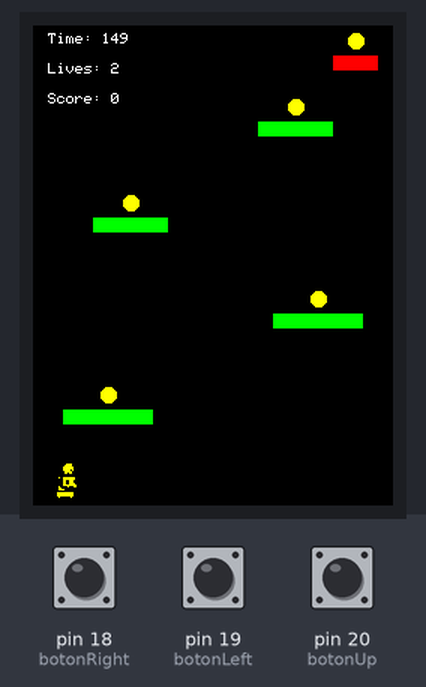
Recording of a program running on a simulated Arduino Mega 2560, built with avr-gcc and run on an emulated ATmega2560. Shown: 240×320 colour display. The test bench sets the inputs (shaded band); at power-on: pin 20 (botonUp) LOW, pin 18 (botonRight) LOW, pin 19 (botonLeft) LOW. Random numbers use the default seed unless the program sets one; what the program prints to the serial monitor is not drawn.

Above: at 1.4 s.
1.5 s: pin 20 (botonUp) pulled HIGH for 0.15 s
At 1.58 s:
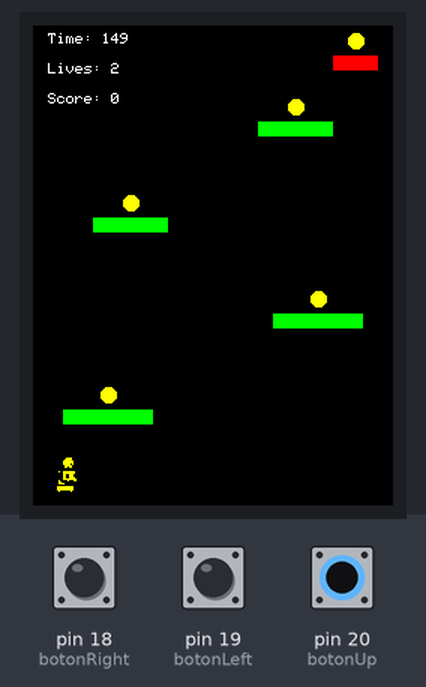
3.1 s: pin 18 (botonRight) pulled HIGH for 0.15 s
At 4.1 s:
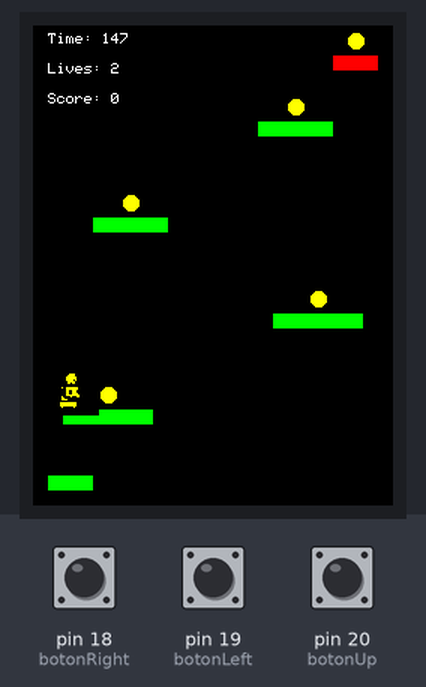
4.7 s: pin 19 (botonLeft) pulled HIGH for 0.15 s
At 6.1 s:
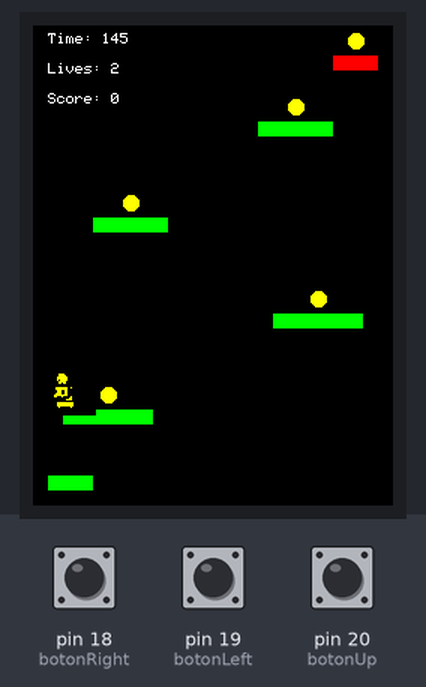
6.3 s: pin 18 (botonRight) pulled HIGH for 1 s
At 8.3 s:
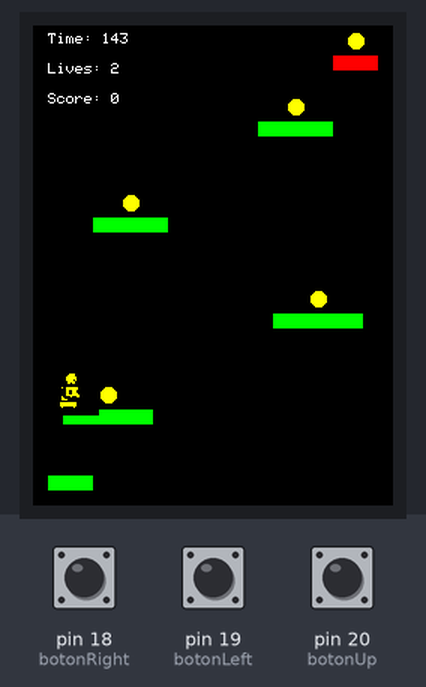
8.8 s: pin 19 (botonLeft) pulled HIGH for 1 s
At 9.1 s:
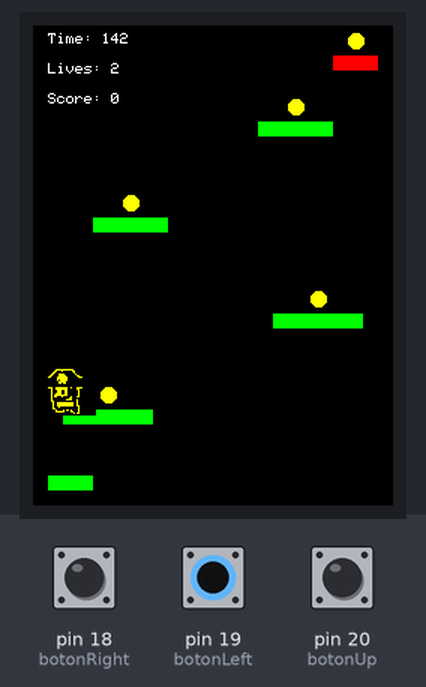
11.3 s: pin 20 (botonUp) pulled HIGH for 1 s
At 11.37 s:
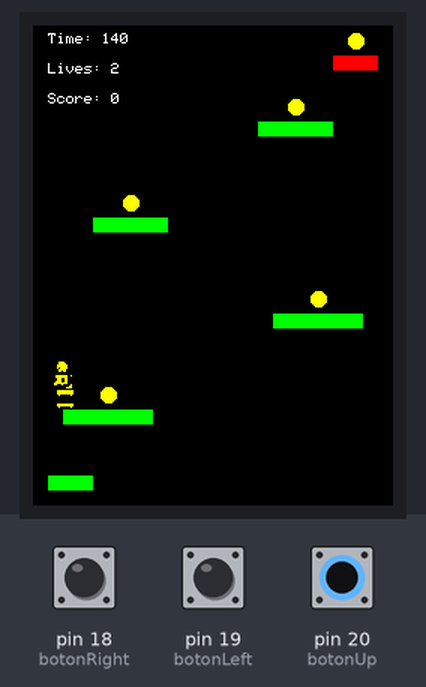
Timing chart, 0 to 14.3 s (numbered marks = the images above; inputs shaded):
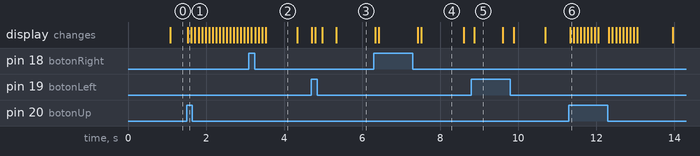

The program:

main.cpp
```cpp
#include "SPI.h"
#include "Adafruit_GFX.h"
#include "Adafruit_ILI9341.h"
#include "Sprite.h"
// Definiciones de pines
#define TFT_DC 7
#define TFT_CS 6
#define TFT_MOSI 11
#define TFT_CLK 13
#define TFT_RST 10
#define TFT_MISO 12
#define botonRight 18
#define botonLeft 19
#define botonUp 20
const int XMAX = 240; // Alto del display
const int YMAX = 320; // Ancho del display
// Variables globales de juego
int x = 0;
int y = 0;
int yInicial = 0;
// Variables de punto de partida y llegada
int puntoPartidaX, puntoPartidaY;
int puntoLlegadaX, puntoLlegadaY;
const uint8_t UP = 0;
const uint8_t RIGHT = 1;
const uint8_t LEFT = 2;
// Instancia de pantalla
Adafruit_ILI9341 screen = Adafruit_ILI9341(TFT_CS, TFT_DC, TFT_MOSI, TFT_CLK, TFT_RST, TFT_MISO);
GFXcanvas1 canvas(32, 32);
// Estructuras de juego
struct Coin {
    int x;
    int y;
    bool collected;
};

struct Platform {
    int x;
    int y;
    int width;
    bool isObstacle;
};
// Variables de estado del juego
int vidas = 2;
int tiempo = 150;
int puntos = 0;
unsigned long ultimoTiempo = 0;
unsigned long ultimaMoneda = 0;
int monedasRecolectadas = 0;
const int MAX_COINS = 5;
const int MAX_PLATFORMS = 4;
Coin coins[MAX_COINS];
Platform platforms[MAX_PLATFORMS];
// Variables de estado del jugador
bool saltando = false;
enum PlayerState { IDLE, RUNNING, JUMPING };
PlayerState estadoJugador = IDLE;
bool mirandoDerecha = true;
// Declaraciones de funciones (mantener igual)
void setPlayerPosition(int x, int y);
void animatePlayer();
void moverPlayer(uint8_t direccion);
void moverPlayerDerecha(void);
void moverPlayerIzquierda(void);
void moverPlayerArriba(void);
void drawUI();
void generateCoins();
void generatePlatforms();
void drawCoins();
void drawPlatforms();
void checkCollisions();
void gameOver(bool won);
void drawLevelCheckpoints();
void generateStrategicPlatforms();
void generateStrategicCoins();
// Implementación de funciones
// Posicionar jugador
void setPlayerPosition(int x1, int y1) {
    x = x1;
    y = y1;
}
// Animar jugador
void animatePlayer() {
    int count = 0;
    //while (true) {
        // Lógica para el salto
        if (saltando) {
            y -= 4;
            if (y <= yInicial - 80) {
                saltando = false;
                estadoJugador = IDLE; // Cambia a quieto al finalizar salto
            }
        } else if (y < yInicial) {
            y += 4;
        } else {
            y = yInicial;
        }

        // Selección de animación según el estado y la dirección
        const uint8_t* sprite;
        if (mirandoDerecha) {
            switch (estadoJugador) {
                case IDLE:
                    sprite = Player_1_Der[count];
                    break;
                case RUNNING:
                    sprite = Player_Run_Der[count];
                    break;
                case JUMPING:
                    sprite = Player_Jump_Der;
                    break;
            }
        } else {
            switch (estadoJugador) {
                case IDLE:
                    sprite = Player_1_Izq[count];
                    break;
                case RUNNING:
                    sprite = Player_Run_Izq[count];
                    break;
                case JUMPING:
                    sprite = Player_Jump_Izq;
                    break;
            }
        }

    // Renderizar sprite
    canvas.fillScreen(0);
    canvas.drawBitmap(0, 0, sprite, 23, 32, ILI9341_WHITE);
    screen.fillRect(x, y, 23, 32, ILI9341_BLACK);
    screen.drawBitmap(x, y, canvas.getBuffer(), canvas.width(), canvas.height(), ILI9341_YELLOW, ILI9341_BLACK);

    count = (count + 1) % 2;
    delay(50);

    // Reset a estado idle
    if (!saltando && digitalRead(botonRight) == LOW && digitalRead(botonLeft) == LOW) {
        estadoJugador = IDLE;
    //}
}
}
// Mover jugador a la derecha
void moverPlayerDerecha() {
    delay(50);
    if (digitalRead(botonRight) == HIGH) {
        Serial.println("Boton RIGHT");
        moverPlayer(RIGHT);
        mirandoDerecha = true;       // Actualiza la dirección
        estadoJugador = RUNNING;     // Cambia a correr
    }
}
// Mover jugador a la izquierda
void moverPlayerIzquierda() {
    delay(50);
    if (digitalRead(botonLeft) == HIGH) {
        Serial.println("Boton LEFT");
        moverPlayer(LEFT);
        mirandoDerecha = false;      // Actualiza la dirección
        estadoJugador = RUNNING;     // Cambia a correr
    }
}
// Mover jugador hacia arriba (salto)
void moverPlayerArriba() {
    if (!saltando) {
        saltando = true;
        estadoJugador = JUMPING; // Cambia a saltar
        Serial.println("Salto");
    }
}
// Mueve el jugador
void moverPlayer(uint8_t direccion) {
    uint8_t delta = 2;
    switch (direccion) {
        case RIGHT:
            x = x + delta;
            break;
        case LEFT:
            x = x - delta;
            break;
    }
}
// Dibujar interfaz de usuario
void drawUI() {
    screen.setTextColor(ILI9341_WHITE, ILI9341_BLACK);
    screen.setTextSize(1);

    // Tiempo
    screen.fillRect(10, 5, 100, 15, ILI9341_BLACK);
    screen.setCursor(10, 5);
    screen.print("Time: ");
    screen.print(tiempo);

    // Vidas
    screen.fillRect(10, 25, 100, 15, ILI9341_BLACK);
    screen.setCursor(10, 25);
    screen.print("Lives: ");
    screen.print(vidas);

    // Puntos
    screen.fillRect(10, 45, 100, 15, ILI9341_BLACK);
    screen.setCursor(10, 45);
    screen.print("Score: ");
    screen.print(puntos);
}

void drawLevelCheckpoints() {
    // Punto de partida en verde
    screen.fillRect(puntoPartidaX, puntoPartidaY, 30, 10, ILI9341_GREEN);

    // Punto de llegada en rojo
    screen.fillRect(puntoLlegadaX, puntoLlegadaY, 30, 10, ILI9341_RED);
}

void generateCoins() {
    for (int i = 0; i < MAX_COINS; i++) {
        coins[i].x = random(20, XMAX - 20);
        coins[i].y = random(100, YMAX - 100);
        coins[i].collected = false;
    }
}

void generatePlatforms() {
    for (int i = 0; i < MAX_PLATFORMS; i++) {
        platforms[i].x = random(20, XMAX - 50);
        platforms[i].y = random(100, YMAX - 100);
        platforms[i].width = random(30, 80);
        platforms[i].isObstacle = false;
    }
}

void generateStrategicPlatforms() {
    platforms[0].x = 20;
    platforms[0].y = YMAX * 0.8;
    platforms[0].width = 60;

    platforms[1].x = XMAX - 80;
    platforms[1].y = YMAX * 0.6;
    platforms[1].width = 60;

    platforms[2].x = 40;
    platforms[2].y = YMAX * 0.4;
    platforms[2].width = 50;

    platforms[3].x = XMAX - 90;
    platforms[3].y = YMAX * 0.2;
    platforms[3].width = 50;
}

void generateStrategicCoins() {
    coins[0].x = platforms[0].x + platforms[0].width / 2;
    coins[0].y = platforms[0].y - 10;

    coins[1].x = platforms[1].x + platforms[1].width / 2;
    coins[1].y = platforms[1].y - 10;

    coins[2].x = platforms[2].x + platforms[2].width / 2;
    coins[2].y = platforms[2].y - 10;

    coins[3].x = platforms[3].x + platforms[3].width / 2;
    coins[3].y = platforms[3].y - 10;

    coins[4].x = puntoLlegadaX + 15;
    coins[4].y = puntoLlegadaY - 10;

    for (int i = 0; i < MAX_COINS; i++) {
        coins[i].collected = false;
    }
}

void drawCoins() {
    for (int i = 0; i < MAX_COINS; i++) {
        if (!coins[i].collected) {
            screen.fillCircle(coins[i].x, coins[i].y, 5, ILI9341_YELLOW);
        }
    }
}

void drawPlatforms() {
    for (int i = 0; i < MAX_PLATFORMS; i++) {
        screen.fillRect(platforms[i].x, platforms[i].y, platforms[i].width, 10, ILI9341_GREEN);
    }
}

void checkCollisions() {
    // Colisión con monedas
    for (int i = 0; i < MAX_COINS; i++) {
        if (!coins[i].collected &&
            x < coins[i].x + 10 && x + 23 > coins[i].x &&
            y < coins[i].y + 10 && y + 32 > coins[i].y) {
            coins[i].collected = true;
            puntos += 10;
            monedasRecolectadas++;

            // Agregar vida cada 10 monedas
            if (monedasRecolectadas % 10 == 0 && vidas < 3) {
                vidas++;
            }
        }
    }

    // Colisión con plataformas (igual que antes)
    for (int i = 0; i < MAX_PLATFORMS; i++) {
        if (x < platforms[i].x + platforms[i].width &&
            x + 23 > platforms[i].x &&
            y + 32 > platforms[i].y &&
            y + 32 < platforms[i].y + 10) {
            y = platforms[i].y - 32;
        }
    }
}

void gameOver(bool won) {
    screen.fillScreen(ILI9341_BLACK);
    screen.setCursor(30, 150);
    screen.setTextSize(2);

    if (won) {
        screen.setTextColor(ILI9341_GREEN);
        screen.println("YOU WIN!");
    } else {
        screen.setTextColor(ILI9341_RED);
        screen.println("GAME OVER");
    }

    screen.setCursor(30, 200);
    screen.setTextSize(1);
    screen.print("Score: ");
    screen.print(puntos);

    // Detener el juego
    while(true);
}

void setup() {
    Serial.begin(9600);

    // Configuración de interrupciones
    attachInterrupt(digitalPinToInterrupt(botonRight), moverPlayerDerecha, HIGH);
    attachInterrupt(digitalPinToInterrupt(botonLeft), moverPlayerIzquierda, HIGH);
    attachInterrupt(digitalPinToInterrupt(botonUp), moverPlayerArriba, HIGH);

    screen.begin();
    screen.setRotation(0);
    screen.fillScreen(ILI9341_BLACK);

    // Definir puntos de partida y llegada
    puntoPartidaX = 10;
    puntoPartidaY = YMAX - 20;
    puntoLlegadaX = XMAX - 40;
    puntoLlegadaY = 20;

    // Posición inicial del jugador (importante para respetar la mecánica original)
    x = puntoPartidaX;
    y = YMAX - 32;  // Ajustado para estar en el punto de partida
    yInicial = y;   // Establecer altura inicial

        // Posicionar jugador inicial
    setPlayerPosition(x, y);

    randomSeed(analogRead(0));

    // Generar elementos del juego
    generateStrategicPlatforms();
    generateStrategicCoins();
}

void loop() {
    // Dibujar puntos de partida y llegada
    drawLevelCheckpoints();

    // Dibujar elementos del juego
    drawCoins();
    drawPlatforms();


    // Dibujar interfaz
    drawUI();

    // Animación del jugador
    animatePlayer();

    // Verificar colisiones
    checkCollisions();

if (millis() - ultimoTiempo >= 1000) {
    ultimoTiempo = millis();
    tiempo--;

}

if (tiempo <= 0) {
        gameOver(false); // Termina el juego si el tiempo llega a 0
    }

    if (x >= puntoLlegadaX && x <= puntoLlegadaX + 30 && y <= puntoLlegadaY + 10) {
        gameOver(true);
    }
}
```

Source omitted: Sprite.h (data table, 11776 bytes)
